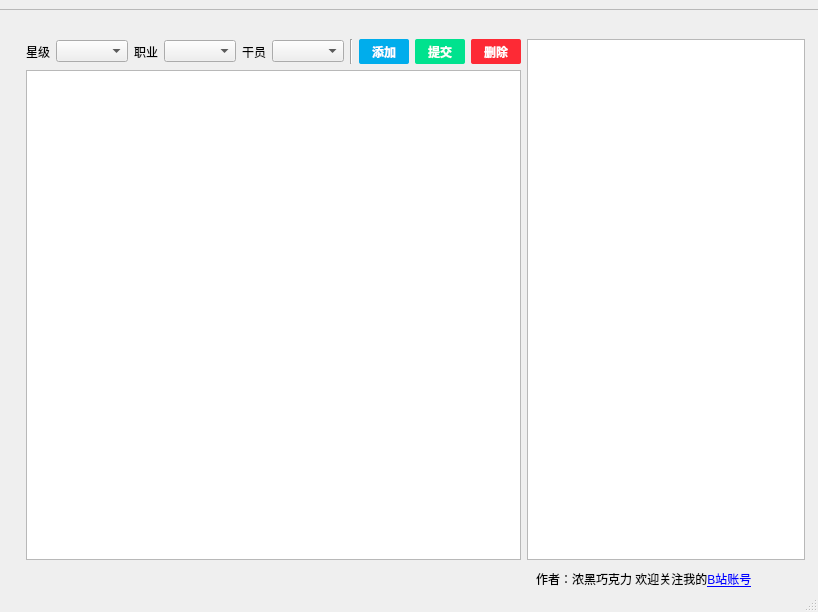
<?xml version="1.0" encoding="UTF-8"?>
<ui version="4.0">
 <class>mainWindow</class>
 <widget class="QMainWindow" name="mainWindow">
  <property name="geometry">
   <rect>
    <x>0</x>
    <y>0</y>
    <width>818</width>
    <height>612</height>
   </rect>
  </property>
  <property name="windowTitle">
   <string>MainWindow</string>
  </property>
  <widget class="QWidget" name="centralwidget">
   <widget class="QFrame" name="frame">
    <property name="geometry">
     <rect>
      <x>-24</x>
      <y>9</y>
      <width>851</width>
      <height>591</height>
     </rect>
    </property>
    <property name="frameShape">
     <enum>QFrame::StyledPanel</enum>
    </property>
    <property name="frameShadow">
     <enum>QFrame::Raised</enum>
    </property>
    <widget class="QWidget" name="layoutWidget">
     <property name="geometry">
      <rect>
       <x>50</x>
       <y>30</y>
       <width>779</width>
       <height>521</height>
      </rect>
     </property>
     <layout class="QHBoxLayout" name="horizontalLayout_2">
      <item>
       <layout class="QVBoxLayout" name="verticalLayout">
        <item>
         <layout class="QHBoxLayout" name="horizontalLayout">
          <item>
           <widget class="QLabel" name="label">
            <property name="sizePolicy">
             <sizepolicy hsizetype="Preferred" vsizetype="Preferred">
              <horstretch>0</horstretch>
              <verstretch>1</verstretch>
             </sizepolicy>
            </property>
            <property name="font">
             <font>
              <family>微软雅黑</family>
             </font>
            </property>
            <property name="text">
             <string>星级</string>
            </property>
           </widget>
          </item>
          <item>
           <widget class="QComboBox" name="comboBox">
            <property name="sizePolicy">
             <sizepolicy hsizetype="Preferred" vsizetype="Fixed">
              <horstretch>0</horstretch>
              <verstretch>1</verstretch>
             </sizepolicy>
            </property>
           </widget>
          </item>
          <item>
           <widget class="QLabel" name="label_2">
            <property name="sizePolicy">
             <sizepolicy hsizetype="Preferred" vsizetype="Preferred">
              <horstretch>0</horstretch>
              <verstretch>1</verstretch>
             </sizepolicy>
            </property>
            <property name="font">
             <font>
              <family>微软雅黑</family>
             </font>
            </property>
            <property name="text">
             <string>职业</string>
            </property>
           </widget>
          </item>
          <item>
           <widget class="QComboBox" name="comboBox_2">
            <property name="sizePolicy">
             <sizepolicy hsizetype="Preferred" vsizetype="Fixed">
              <horstretch>0</horstretch>
              <verstretch>1</verstretch>
             </sizepolicy>
            </property>
           </widget>
          </item>
          <item>
           <widget class="QLabel" name="label_3">
            <property name="sizePolicy">
             <sizepolicy hsizetype="Preferred" vsizetype="Preferred">
              <horstretch>0</horstretch>
              <verstretch>1</verstretch>
             </sizepolicy>
            </property>
            <property name="font">
             <font>
              <family>微软雅黑</family>
             </font>
            </property>
            <property name="text">
             <string>干员</string>
            </property>
           </widget>
          </item>
          <item>
           <widget class="QComboBox" name="comboBox_3">
            <property name="sizePolicy">
             <sizepolicy hsizetype="Preferred" vsizetype="Fixed">
              <horstretch>0</horstretch>
              <verstretch>1</verstretch>
             </sizepolicy>
            </property>
           </widget>
          </item>
          <item>
           <widget class="Line" name="line">
            <property name="lineWidth">
             <number>1</number>
            </property>
            <property name="orientation">
             <enum>Qt::Vertical</enum>
            </property>
           </widget>
          </item>
          <item alignment="Qt::AlignHCenter">
           <widget class="QPushButton" name="pushButton">
            <property name="enabled">
             <bool>true</bool>
            </property>
            <property name="sizePolicy">
             <sizepolicy hsizetype="Minimum" vsizetype="Fixed">
              <horstretch>2</horstretch>
              <verstretch>1</verstretch>
             </sizepolicy>
            </property>
            <property name="minimumSize">
             <size>
              <width>50</width>
              <height>25</height>
             </size>
            </property>
            <property name="maximumSize">
             <size>
              <width>10000</width>
              <height>16777215</height>
             </size>
            </property>
            <property name="font">
             <font>
              <weight>75</weight>
              <bold>true</bold>
             </font>
            </property>
            <property name="styleSheet">
             <string notr="true">background:rgb(0, 173, 236);
color:rgb(255, 255, 255);
border-radius:2px;
font-weight:bold;</string>
            </property>
            <property name="text">
             <string>添加</string>
            </property>
            <property name="autoDefault">
             <bool>false</bool>
            </property>
            <property name="default">
             <bool>false</bool>
            </property>
            <property name="flat">
             <bool>false</bool>
            </property>
           </widget>
          </item>
          <item alignment="Qt::AlignHCenter">
           <widget class="QPushButton" name="pushButton_2">
            <property name="sizePolicy">
             <sizepolicy hsizetype="Minimum" vsizetype="Fixed">
              <horstretch>2</horstretch>
              <verstretch>1</verstretch>
             </sizepolicy>
            </property>
            <property name="minimumSize">
             <size>
              <width>50</width>
              <height>25</height>
             </size>
            </property>
            <property name="font">
             <font>
              <weight>75</weight>
              <bold>true</bold>
             </font>
            </property>
            <property name="styleSheet">
             <string notr="true">background:rgb(0, 226, 142);
color:rgb(255, 255, 255);
border-radius:2px;
font-weight:bold;</string>
            </property>
            <property name="text">
             <string>提交</string>
            </property>
           </widget>
          </item>
          <item>
           <widget class="QPushButton" name="pushButton_3">
            <property name="sizePolicy">
             <sizepolicy hsizetype="Minimum" vsizetype="Fixed">
              <horstretch>2</horstretch>
              <verstretch>1</verstretch>
             </sizepolicy>
            </property>
            <property name="minimumSize">
             <size>
              <width>50</width>
              <height>25</height>
             </size>
            </property>
            <property name="font">
             <font>
              <weight>75</weight>
              <bold>true</bold>
             </font>
            </property>
            <property name="styleSheet">
             <string notr="true">background:rgb(253,42,53);
color:rgb(255, 255, 255);
border-radius:2px;
font-weight:bold;</string>
            </property>
            <property name="text">
             <string>删除</string>
            </property>
           </widget>
          </item>
         </layout>
        </item>
        <item>
         <widget class="QListWidget" name="listWidget_2"/>
        </item>
       </layout>
      </item>
      <item>
       <widget class="QListWidget" name="listWidget"/>
      </item>
     </layout>
    </widget>
    <widget class="QLabel" name="label_4">
     <property name="geometry">
      <rect>
       <x>560</x>
       <y>560</y>
       <width>271</width>
       <height>20</height>
      </rect>
     </property>
     <property name="text">
      <string>作者：浓黑巧克力 欢迎关注我的&lt;a href=https://space.bilibili.com/2106744&gt;B站账号&lt;/a&gt;</string>
     </property>
    </widget>
   </widget>
  </widget>
  <widget class="QStatusBar" name="statusbar"/>
 </widget>
 <resources/>
 <connections/>
</ui>
